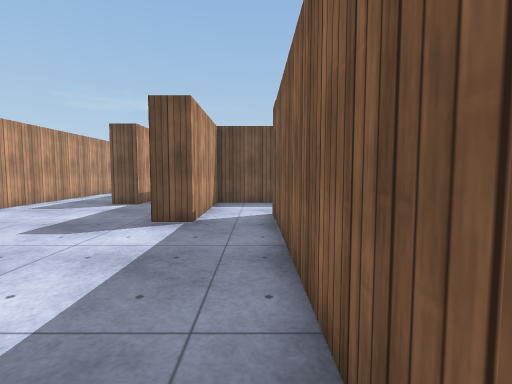
view 1 (above)

18 first-person views from a walk through a 3-D level made in the Unity game engine. The camera is 1.2 m above the floor, tilts 4° down and sees 85° across. The floor is counted in squares, 1 m on a side. Each view is taken from the middle of a square. On the plan, view 1 faces up. The plan holds only what a view shows up to about 13 squares ahead; the rest is blank. The place goes on beyond the plan. The player is left out. Surface patterns are stand-ins for the level's own textures.

view 2
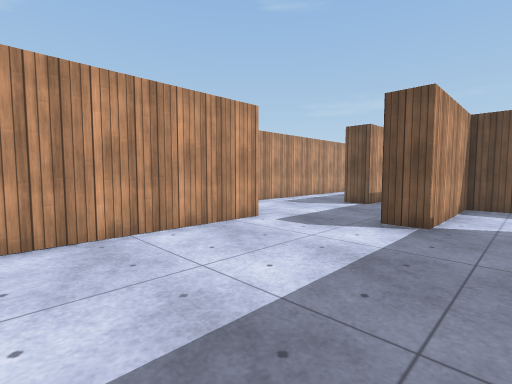

view 3
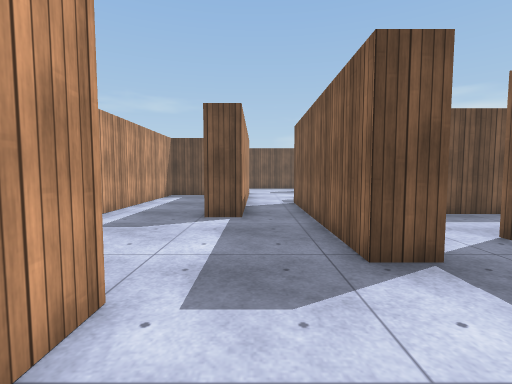

view 4
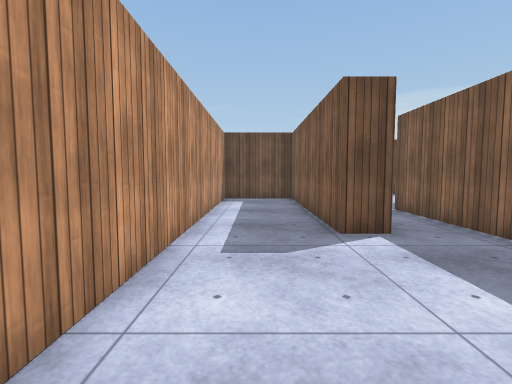

view 5
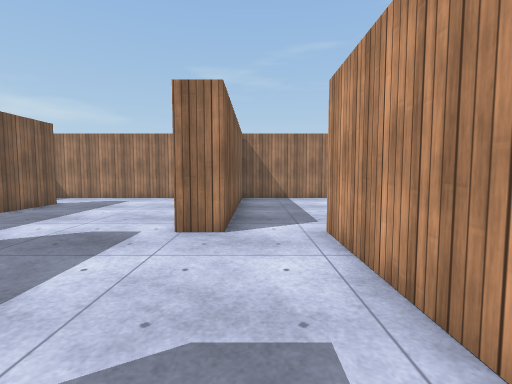

view 6
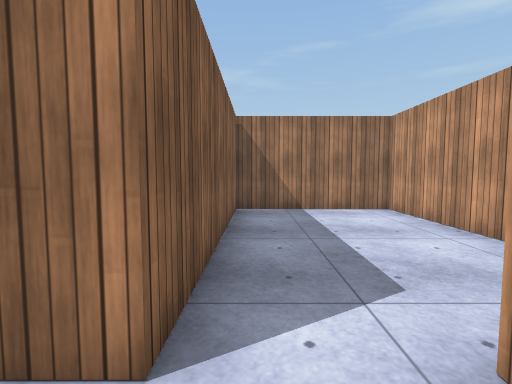

view 7
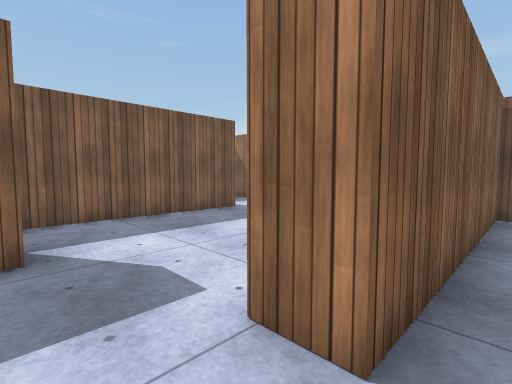

view 8
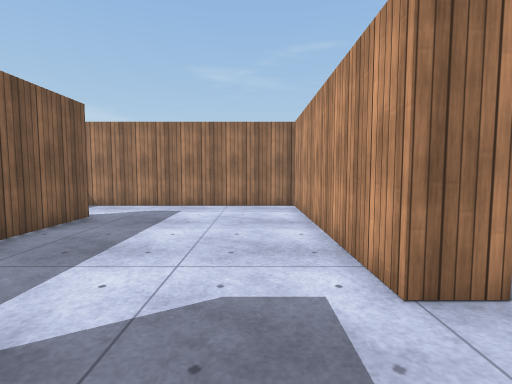

view 9
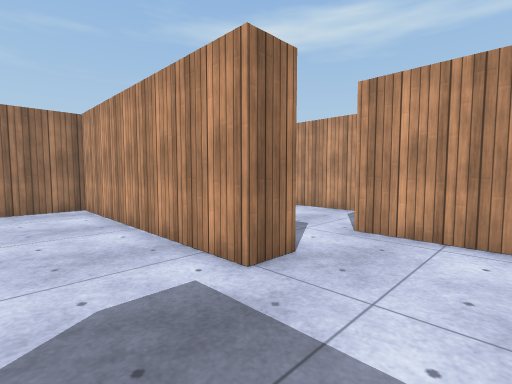

view 10
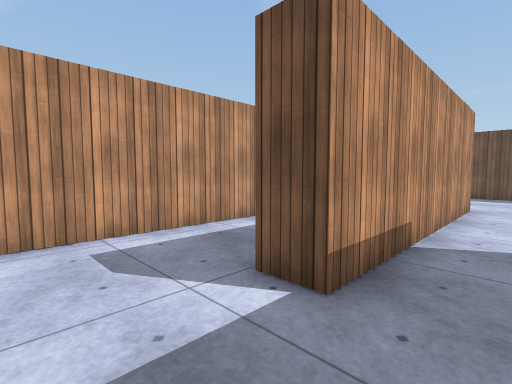

view 11
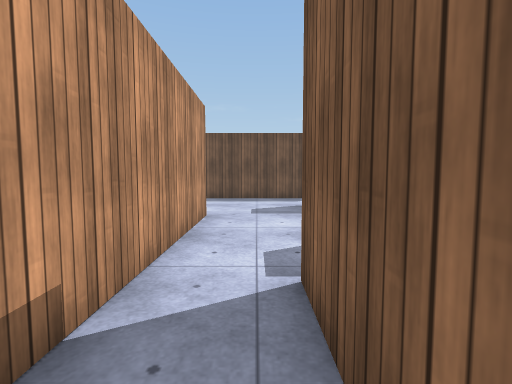

view 12
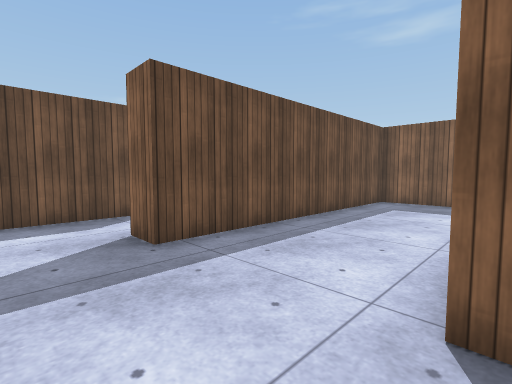

view 13
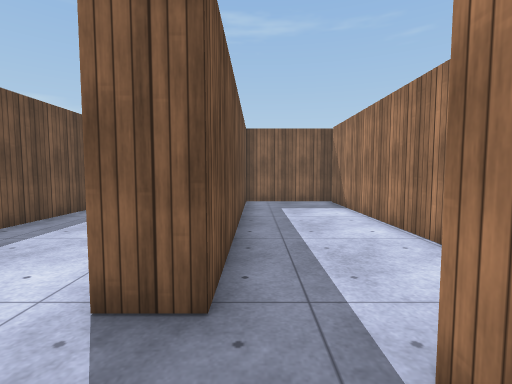

view 14
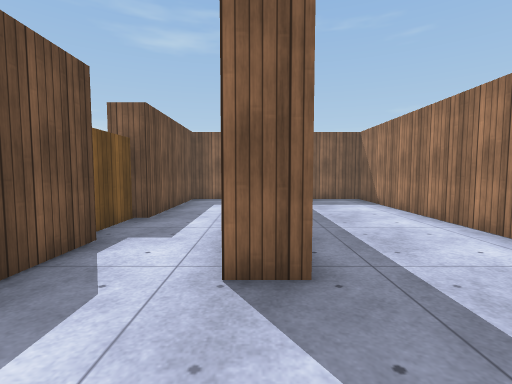

view 15
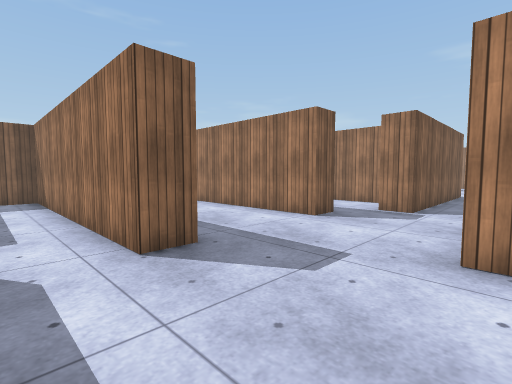

view 16
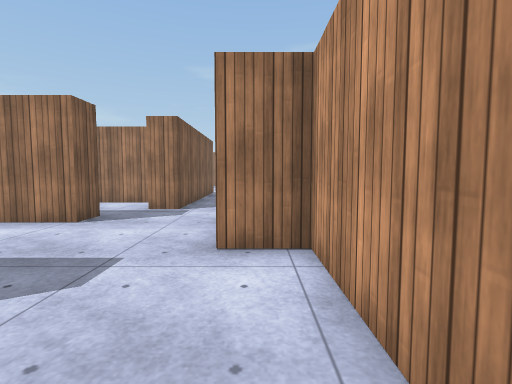

view 17
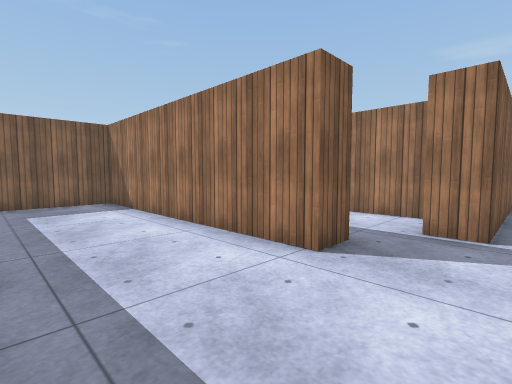

view 18
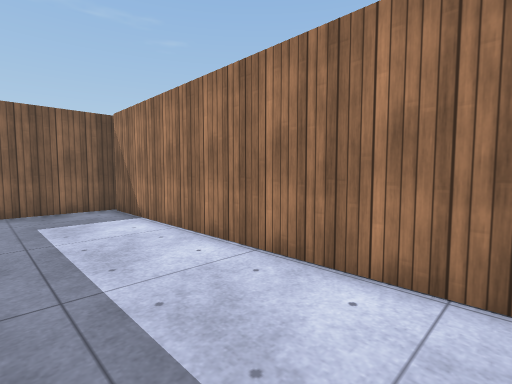

### Floor plan
Points are (right, up) in squares from view 1. A wall is a line through its corners. A room is listed if a view was taken in it or the views show most of it. See-through windows are left out.
Room 1 (views 1, 2, 3)
walls: (0.5, 0.5) (0.5, 8.1); (-5.4, 5.5) (-5.4, -2) (1.4, -2); (-1.5, 8.5) (-1.5, 6.6) (-2.5, 6.6)
ways out: opening at (-3.5, 6.5) to room 3; opening at (-0.5, 7.5); opening at (1, -0.5)
Room 2 (view 4)
walls: (-11.3, 4.1) (-11.3, -2) (-6.4, -2) (-6.4, 5.5); (-8.4, 6.4) (-8.4, 5.4)
ways out: opening at (-7.5, 5.5) to room 3
Room 3 (views 5, 6, 7, 8, 9, 10, 11)
walls: (-4.4, 13.6) (-4.4, 10.4) (-5.4, 10.4) (-5.4, 17.7) (-8.4, 17.7) (-8.4, 6.4); (-6.4, 5.5) (-5.4, 5.5); (-2.5, 6.6) (-2.5, 14)
ways out: opening at (-3.5, 6.5) to room 1; opening at (-7.5, 5.5) to room 2; opening at (-3, 13) to room 4
Room 4 (views 12, 13, 14, 15, 16, 17, 18)
walls: (0.9, 23.8) (-5.4, 23.8); (-2.5, 14) (-1.5, 14); (3.3, 24.2) (1.5, 24.2); (-1.1, 11.9) (8.2, 11.9); (-5.9, 22.1) (-5.9, 18.7) (-4.4, 18.7) (-4.4, 13.6); (8.5, 11.8) (8.5, 15.4) (-0.7, 15.4) (-0.7, 16.4) (8.5, 16.4) (8.5, 20.4) (-1, 20.4) (-1, 21.4) (8.5, 21.4) (8.5, 23.8) (3.3, 23.8)
ways out: opening at (-3, 13) to room 3

Where each view was taken, in squares from view 1:
view 1: 0 up, 0 right, facing up
view 2: 0 up, 0 right, facing up-left
view 3: 3 up, 4 left, facing up
view 4: 5 up, 7 left, facing up
view 5: 11 up, 7 left, facing down
view 6: 7 up, 7 left, facing down
view 7: 7 up, 7 left, facing down-right
view 8: 8 up, 4 left, facing down
view 9: 8 up, 3 left, facing down-left
view 10: 8 up, 3 left, facing up-left
view 11: 11 up, 3 left, facing up
view 12: 16 up, 3 left, facing up-right
view 13: 15 up, 3 left, facing right
view 14: 21 up, 4 left, facing right
view 15: 23 up, 5 left, facing down-right
view 16: 23 up, 5 left, facing down
view 17: 20 up, 3 left, facing down-right
view 18: 15 up, 1 left, facing down-right
